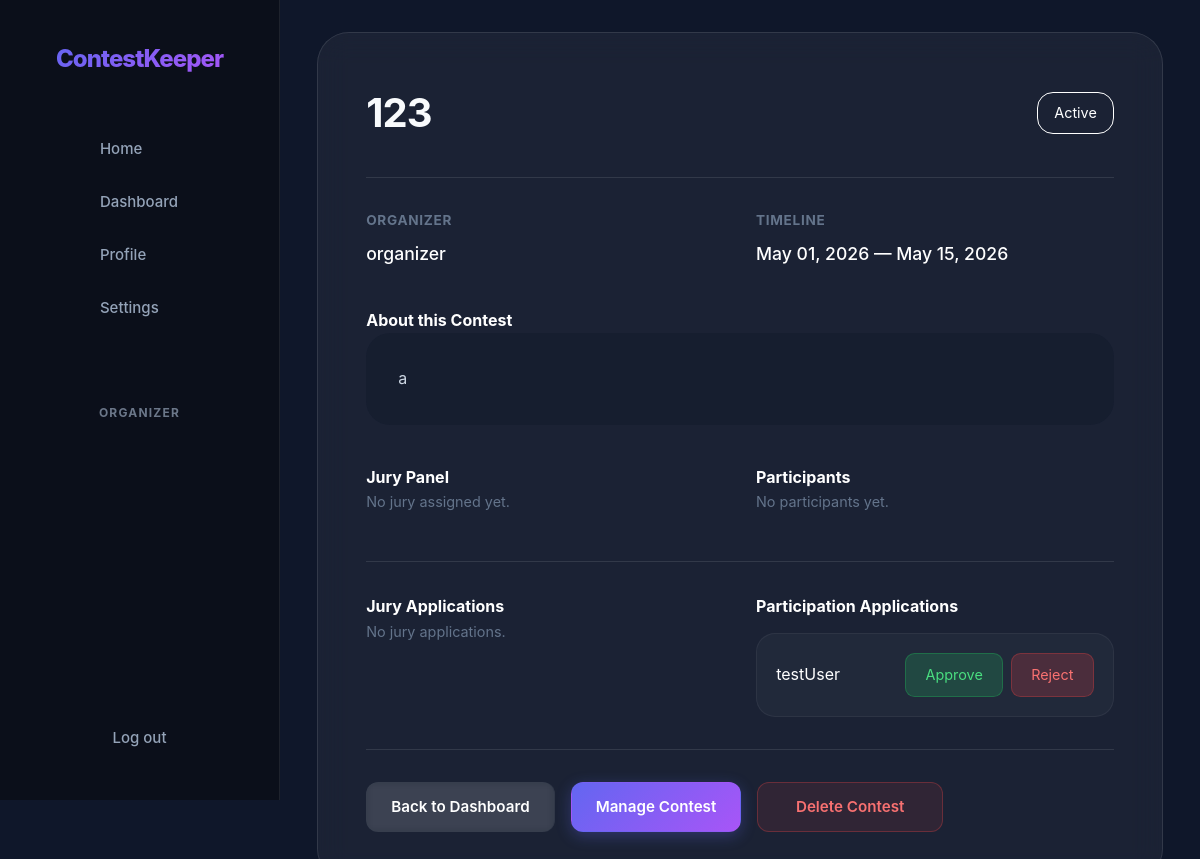
Screenshot of /contests/4/ (signed in) with the database file from the repository.
### app/models.py (models this page shows, shortened)
class User(AbstractUser):
    first_name = None
    last_name = None
    class Role(models.TextChoices):
        ORGANIZER = "ORGANIZER", "Organizer"
        JURY = "JURY", "Jury"
        PARTICIPANT = "PARTICIPANT", "Participant"
    username = models.CharField(max_length=20, unique=True)
    bio = models.CharField(max_length=200, blank=True)
    role = models.CharField(choices=Role.choices, default=Role.PARTICIPANT)

class Contest(models.Model):
    class Status(models.TextChoices):
        DRAFT = "DRAFT", "Draft"
        REGISTRATION = "REGISTRATION", "Registration"
        RUNNING = "RUNNING", "Running"
        FINISHED = "FINISHED", "Finished"
    name = models.CharField(max_length=20)
    description = models.TextField(max_length=200)
    start_date = models.DateTimeField()
    end_date = models.DateTimeField()
    organizer = models.ForeignKey(User, on_delete=models.CASCADE, related_name="organized_contests", null=True, blank=True)
    status = models.CharField(choices=Status.choices, default=Status.DRAFT)
    is_draft = models.BooleanField(default=True)
    jurys = models.ManyToManyField(User, related_name="judged_contests", blank=True)
    participants = models.ManyToManyField(User, related_name="participated_contests", blank=True)
    teams = models.ManyToManyField(Team, related_name="teams_in_contests", blank=True)

class Application(models.Model):
    class Type(models.TextChoices):
        JURY = "JURY", "Jury"
        TEAM = "TEAM", "Team"
        PARTICIPANT = "PARTICIPANT", "Participant"
    class Status(models.TextChoices):
        PENDING = "PENDING", "Pending"
        APPROVED = "APPROVED", "Approved"
        REJECTED = "REJECTED", "Rejected"
    user = models.ForeignKey(User, on_delete=models.CASCADE, related_name="submitted_apps")
    contest = models.ForeignKey(Contest, on_delete=models.CASCADE, related_name="contest_apps", null=True, blank=True)
    team = models.ForeignKey(Team, on_delete=models.CASCADE, related_name="team_apps", null=True, blank=True)
    application_type = models.CharField(choices=Type.choices)
    status = models.CharField(choices=Status.choices, default=Status.PENDING)
    created_at = models.DateTimeField(auto_now_add=True)
    class Meta:
        unique_together = ('user', 'contest', 'application_type')

### app/views.py (the view)
# urls.py: path("<int:pk>/", views.ContestDetailView.as_view(), name="contest_detail"),
class ContestDetailView(DetailView):
    model = Contest
    template_name = "app/contest_detail.html"
    context_object_name = "contest"
    def get_object(self, queryset=None):
        contest = super().get_object(queryset)
        if contest.status == Contest.Status.DRAFT and contest.organizer != self.request.user:
            raise Http404("Contest is in draft or you don't have access.")
        return contest
    def get_context_data(self, **kwargs):
        contest = self.object
        user = self.request.user
        is_authenticated = user.is_authenticated
        p_applications = contest.contest_apps.filter(
            application_type=Application.Type.PARTICIPANT,
            status=Application.Status.PENDING,
        )
        j_applications = contest.contest_apps.filter(
            application_type=Application.Type.JURY,
            status=Application.Status.PENDING,
        )
        return super().get_context_data(
            participant_applications=p_applications,
            jury_applications=j_applications,
            has_pending_p_app=contest.contest_apps.filter(
                user=user,
                application_type=Application.Type.PARTICIPANT,
                status=Application.Status.PENDING,
            ).exists() if is_authenticated else False,
            has_pending_j_app=contest.contest_apps.filter(
                user=user,
                application_type=Application.Type.JURY,
                status=Application.Status.PENDING,
            ).exists() if is_authenticated else False,
            **kwargs,
        )

### app/templates/app/contest_detail.html (shortened to what this page needs)
{% load static %}
<!DOCTYPE html>
<html lang="en">
<head>
    <link rel="stylesheet" href="{% static 'css/common.css' %}">
    <link rel="stylesheet" href="{% static 'css/contest_detail.css' %}">
</head>
<body>
    {% include 'app/nav.html' %}
    <main class="dashboard-container">
        <div class="detail-card">
            <div class="detail-header">
                <h1 class="detail-title">{{ contest.name }}</h1>
                <span class="status-indicator">Active</span>
            </div>
            <div class="info-grid">
                <div class="info-item">
                    <h4>Organizer</h4>
                    <p>{{ contest.organizer.username }}</p>
                </div>
                <div class="info-item">
                    <h4>Timeline</h4>
                    <p>{{ contest.start_date|date:"M d, Y" }} — {{ contest.end_date|date:"M d, Y" }}</p>
                </div>
            </div>
            <h4>About this Contest</h4>
            <div class="description-box">
                {{ contest.description }}
            </div>
            <div class="roles-section">
                <div>
                    <h4>Jury Panel</h4>
                    <div class="user-list">
                        {% for judge in contest.jurys.all %}
                        <span class="user-tag">{{ judge.username }}</span>
                        {% empty %}
                        <span class="empty-label">No jury assigned yet.</span>
                        {% endfor %}
                    </div>
                </div>
                <div>
                    <h4>Participants</h4>
                    <div class="user-list">
                        {% for participant in contest.participants.all %}
                        <span class="user-tag">{{ participant.username }}</span>
                        {% empty %}
                        <span class="empty-label">No participants yet.</span>
                        {% endfor %}
                    </div>
                </div>
            </div>
            {% if user == contest.organizer %}
            <div class="application-section">
                <div>
                    <h4>Jury Applications</h4>
                    {% for app in jury_applications %}
                    <div class="application-card">
                        <span>{{ app.user.username }}</span>
                        <div class="action-btns">
                            <a href="{% url 'approve_application' app.pk %}" class="btn-sm btn-tinted btn-approve">Approve</a>
                            <a href="{% url 'reject_application' app.pk %}" class="btn-sm btn-tinted btn-reject">Reject</a>
                        </div>
                    </div>
                    {% empty %}
                    <p class="empty-label">No jury applications.</p>
                    {% endfor %}
                </div>
                <div>
                    <h4>Participation Applications</h4>
                    {% for app in participant_applications %}
                    <div class="application-card">
                        <span>{{ app.user.username }}</span>
                        <div class="action-btns">
                            <a href="{% url 'approve_application' app.pk %}" class="btn-sm btn-tinted btn-approve">Approve</a>
                            <a href="{% url 'reject_application' app.pk %}" class="btn-sm btn-tinted btn-reject">Reject</a>
                        </div>
                    </div>
                    {% empty %}
                    <p class="empty-label">No participant applications.</p>
                    {% endfor %}
                </div>
            </div>
            {% endif %}
            <div class="contest-actions">
                <a href="{% url 'dashboard' %}" class="btn btn-secondary">Back to Dashboard</a>
                {% if user == contest.organizer or user.is_staff %}
                <a href="{% url 'contest_edit' contest.pk %}" class="btn btn-primary">Manage Contest</a>
                {% endif %}
                {% if user == contest.organizer %}
                <form class="delete-form" action="{% url 'contest_delete' contest.pk %}" method="POST"
                    onsubmit="return confirm('Are you sure you want to delete this contest? This action cannot be undone.');">
                    <button type="submit" class="btn btn-tinted btn-delete">Delete Contest</button>
                </form>
                {% endif %}
            </div>
        </div>
    </main>
</body>
</html>

### app/templates/app/nav.html (shortened to what this page needs)
{% load static %}
<nav id="nav">
    <div class="nav-container">
        <a href="{% url 'home' %}" class="nav-logo">ContestKeeper</a>
        <div class="nav-links">
            <button data-url="{% url 'home' %}" class="nav-link" id="homeBtn">Home</button>
            <button data-url="{% url 'dashboard' %}" class="nav-link" id="dashboardBtn">Dashboard</button>
            <button data-url="{% url 'profile' %}" class="nav-link" id="profileBtn">Profile</button>
            <button data-url="#" class="nav-link" id="settingsBtn">Settings</button>
            {% if user.is_authenticated %}
            <span class="nav-user">{{ user.username }}</span>
            <form method="post" action="{% url 'logout' %}" class="nav-logout-form">
                <button type="submit" class="nav-link">Log out</button>
            </form>
            {% else %}
            <a href="{% url 'register' %}" class="nav-link">Register</a>
            <a href="{% url 'login' %}" class="nav-link">Log in</a>
            {% endif %}
        </div>
    </div>
</nav>
<link rel="stylesheet" href="{% static 'css/nav.css' %}">

### app/static/css/common.css (style rules this page uses)
:root { --primary: #6366f1; --primary-hover: #4f46e5; --secondary: #a855f7; --bg-dark: #0f172a; --bg-card: rgba(30, 41, 59, 0.7); --text-main: #f8fafc; --text-muted: #94a3b8; --border: rgba(255, 255, 255, 0.1); --glass: rgba(255, 255, 255, 0.05); --glass-hover: rgba(255, 255, 255, 0.1); --shadow-lg: 0 10px 25px -5px rgba(0, 0, 0, 0.3), 0 8px 10px -6px rgba(0, 0, 0, 0.3); }
* { margin: 0; box-sizing: border-box; }
body { background-color: var(--bg-dark); color: var(--text-main); font-family: 'Inter', -apple-system, BlinkMacSystemFont, "Segoe UI", Roboto, Helvetica, Arial, sans-serif; line-height: 1.6; min-height: 100vh; }
.dashboard-container { width: 98%; margin: 0 auto; padding: 0.5rem; }
h1, h2, h3 { color: var(--text-main); letter-spacing: -0.025em; }
.btn { display: inline-flex; align-items: center; justify-content: center; padding: 0.75rem 1.5rem; border-radius: 0.75rem; font-weight: 600; font-size: 0.95rem; font-family: inherit; text-decoration: none; transition: all 0.2s ease; cursor: pointer; border: 1px solid transparent; gap: 0.5rem; }
.btn-primary { background: linear-gradient(135deg, var(--primary) 0%, var(--secondary) 100%); color: white; box-shadow: 0 4px 15px rgba(99, 102, 241, 0.3); }
.btn-secondary { background: rgba(255, 255, 255, 0.1); color: white; backdrop-filter: blur(4px); }
:root { --nav-bg: rgba(15, 15, 20, 0.8); --accent: #7d5fff; --text: #ffffff; }
.nav-container { max-width: 1200px; margin: 0 auto; display: flex; justify-content: space-between; align-items: center; }
.nav-logo { font-size: 1.5rem; font-weight: bold; color: var(--text); text-decoration: none; letter-spacing: 1px; }
.nav-links { list-style: none; display: flex; gap: 2rem; align-items: center; }

### app/static/css/nav.css (style rules this page uses)
:root { --nav-bg: #0b0f1a; --nav-glass: rgba(15, 23, 42, 0.85); --nav-link-hover: rgba(255, 255, 255, 0.04); --nav-link-active: rgba(99, 102, 241, 0.1); --nav-border: rgba(255, 255, 255, 0.08); --nav-primary: #6366f1; --nav-secondary: #a855f7; --nav-text-main: #f8fafc; --nav-text-muted: #94a3b8; --nav-width: 280px; }
body { padding-left: var(--nav-width); background-color: #0f172a; transition: padding 0.3s ease; }
#nav { background: var(--nav-bg); color: var(--nav-text-main); width: var(--nav-width); height: 100vh; position: fixed; top: 0; left: 0; border-right: 1px solid var(--nav-border); z-index: 1000; display: flex; flex-direction: column; transition: transform 0.4s cubic-bezier(0.4, 0, 0.2, 1); }
.nav-container { display: flex; flex-direction: column; padding: 2.5rem 1.5rem; height: 100%; }
.nav-logo { font-size: 1.5rem; font-weight: 800; color: white; text-decoration: none; margin-bottom: 3rem; display: flex; align-items: center; gap: 0.75rem; background: linear-gradient(135deg, var(--nav-primary) 0%, var(--nav-secondary) 100%); -webkit-background-clip: text; background-clip: text; -webkit-text-fill-color: transparent; letter-spacing: -0.04em; padding: 0 0.5rem; }
.nav-links { display: flex; flex-direction: column; gap: 0.5rem; flex: 1; }
.nav-link { color: var(--nav-text-muted); text-decoration: none; padding: 0.75rem 1rem; border-radius: 0.75rem; transition: all 0.25s cubic-bezier(0.4, 0, 0.2, 1); font-size: 0.9375rem; font-weight: 500; display: flex; align-items: center; text-align: left; background: transparent; border: 1px solid transparent; cursor: pointer; width: 100%; font-family: inherit; position: relative; overflow: hidden; }
.nav-user { padding: 0.5rem 1rem; font-size: 0.75rem; font-weight: 700; color: var(--nav-text-muted); text-transform: uppercase; letter-spacing: 0.1em; opacity: 0.7; }
.nav-logout-form { margin-top: auto; padding-top: 1rem; }

### rows the page displays
User: username "ORGANIZER"
Contest: name "123", organizer.username "organizer", start_date "May 01, 2026", end_date "May 15, 2026", description "a"
Application: user.username "testUser"
